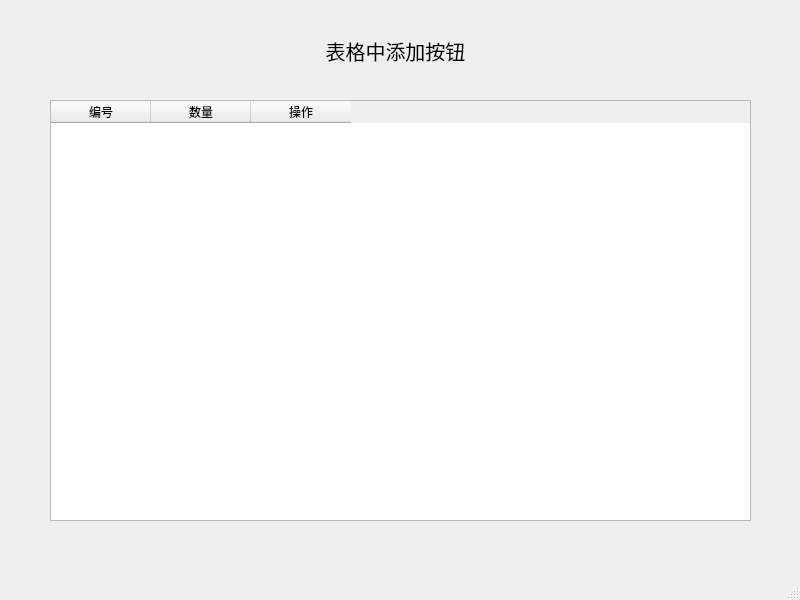
<?xml version="1.0" encoding="UTF-8"?>
<ui version="4.0">
 <class>MainWindow</class>
 <widget class="QMainWindow" name="MainWindow">
  <property name="geometry">
   <rect>
    <x>0</x>
    <y>0</y>
    <width>800</width>
    <height>600</height>
   </rect>
  </property>
  <property name="windowTitle">
   <string>MainWindow</string>
  </property>
  <widget class="QWidget" name="centralwidget">
   <widget class="QTableWidget" name="tableWidget">
    <property name="geometry">
     <rect>
      <x>50</x>
      <y>100</y>
      <width>701</width>
      <height>421</height>
     </rect>
    </property>
    <property name="autoFillBackground">
     <bool>false</bool>
    </property>
    <attribute name="horizontalHeaderCascadingSectionResizes">
     <bool>false</bool>
    </attribute>
    <attribute name="verticalHeaderCascadingSectionResizes">
     <bool>false</bool>
    </attribute>
    <attribute name="verticalHeaderStretchLastSection">
     <bool>false</bool>
    </attribute>
    <column>
     <property name="text">
      <string>编号</string>
     </property>
    </column>
    <column>
     <property name="text">
      <string>数量</string>
     </property>
    </column>
    <column>
     <property name="text">
      <string>操作</string>
     </property>
    </column>
   </widget>
   <widget class="QLabel" name="label">
    <property name="geometry">
     <rect>
      <x>240</x>
      <y>30</y>
      <width>311</width>
      <height>41</height>
     </rect>
    </property>
    <property name="font">
     <font>
      <pointsize>15</pointsize>
     </font>
    </property>
    <property name="text">
     <string>表格中添加按钮</string>
    </property>
    <property name="alignment">
     <set>Qt::AlignCenter</set>
    </property>
   </widget>
  </widget>
  <widget class="QMenuBar" name="menubar">
   <property name="geometry">
    <rect>
     <x>0</x>
     <y>0</y>
     <width>800</width>
     <height>26</height>
    </rect>
   </property>
  </widget>
  <widget class="QStatusBar" name="statusbar"/>
 </widget>
 <resources/>
 <connections/>
</ui>
